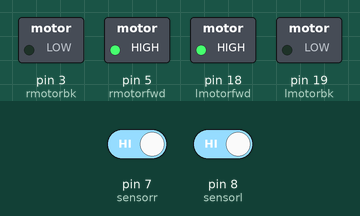
This sketch was run on a simulated Arduino Uno, built with avr-gcc and run on an emulated ATmega328P. On the bench: switched loads named in the sketch (green lamp = pin HIGH). The test bench sets the inputs (shaded band); at power-on: pin 7 (sensorr) HIGH, pin 8 (sensorl) HIGH. What the sketch prints to the serial monitor is not drawn.

Above: at 1.2 s.
1.3 s: pin 7 (sensorr) driven LOW
At 2.2 s:
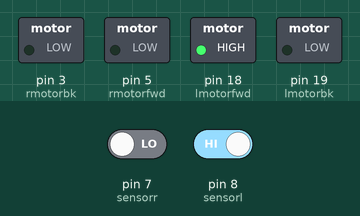
2.8 s: pin 7 (sensorr) driven HIGH
At 3.4 s:
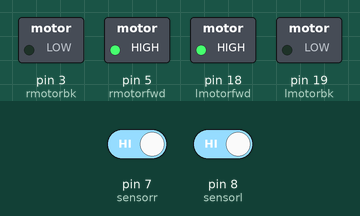
4.3 s: pin 8 (sensorl) driven LOW
At 5.5 s:
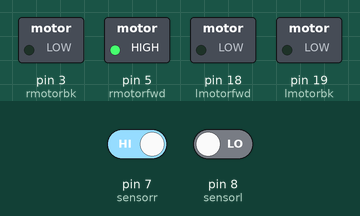
5.8 s: pin 8 (sensorl) driven HIGH
At 6.8 s:
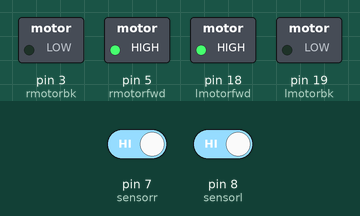
Timing chart, 0 to 8.3 s (numbered marks = the images above; inputs shaded):
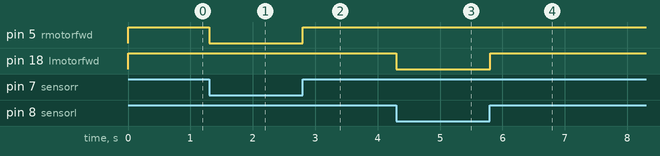

The sketch:

lineFollower2.ino
```cpp
int sensorr = 7;
int sensorl = 8;
#define lmotorfwd 18
#define lmotorbk 19
#define rmotorfwd 5
#define rmotorbk 3
void setup() {
  pinMode(sensorr, INPUT);
  pinMode(sensorl, INPUT);
  pinMode(rmotorfwd, OUTPUT);
  pinMode(rmotorbk, OUTPUT);
  pinMode(lmotorfwd, OUTPUT);
  pinMode(lmotorbk, OUTPUT);
  Serial.begin(9600);
}

void loop() {
  Serial.println(digitalRead(sensorr));
  if((digitalRead(sensorr) == LOW && digitalRead(sensorl) == LOW) || (digitalRead(sensorr) == HIGH && digitalRead(sensorl) == HIGH))
  {
    motor(1, 0, 1, 0);
  }
  else if(sensor(sensorr))
  {
    motor(0, 0, 1, 0);
  }
  else if(sensor(sensorl))
  {
    motor(1, 0, 0, 0);
  }
}

void motor(int lmforward, int lmbackward, int rmforward, int rmbackward)
{
  if (lmforward == 1)
  {
    digitalWrite(lmotorfwd, HIGH);
  }
  else
  {
    digitalWrite(lmotorfwd, LOW);
  }

  if (lmbackward == 1)
  {
    digitalWrite(lmotorbk, HIGH);
  }
  else
  {
    digitalWrite(lmotorbk, LOW);
  }

  if (rmforward == 1)
  {
    digitalWrite(rmotorfwd, HIGH);
  }
  else
  {
    digitalWrite(rmotorfwd, LOW);
  }

  if (rmbackward == 1)
  {
    digitalWrite(rmotorbk, HIGH);
  }
  else
  {
    digitalWrite(rmotorbk, LOW);
  }
}

bool sensor(int pin)
{
  if(digitalRead(pin) == HIGH)
  {
    return true;
  }
  else
   return false;
}
```

Measured:
- after the input at 1.3 s, pin 5 (rmotorfwd): HIGH → LOW at once
- after the input at 2.8 s, pin 5 (rmotorfwd): LOW → HIGH at once
- after the input at 4.3 s, pin 18 (lmotorfwd): HIGH → LOW at once
- after the input at 5.8 s, pin 18 (lmotorfwd): LOW → HIGH at once
